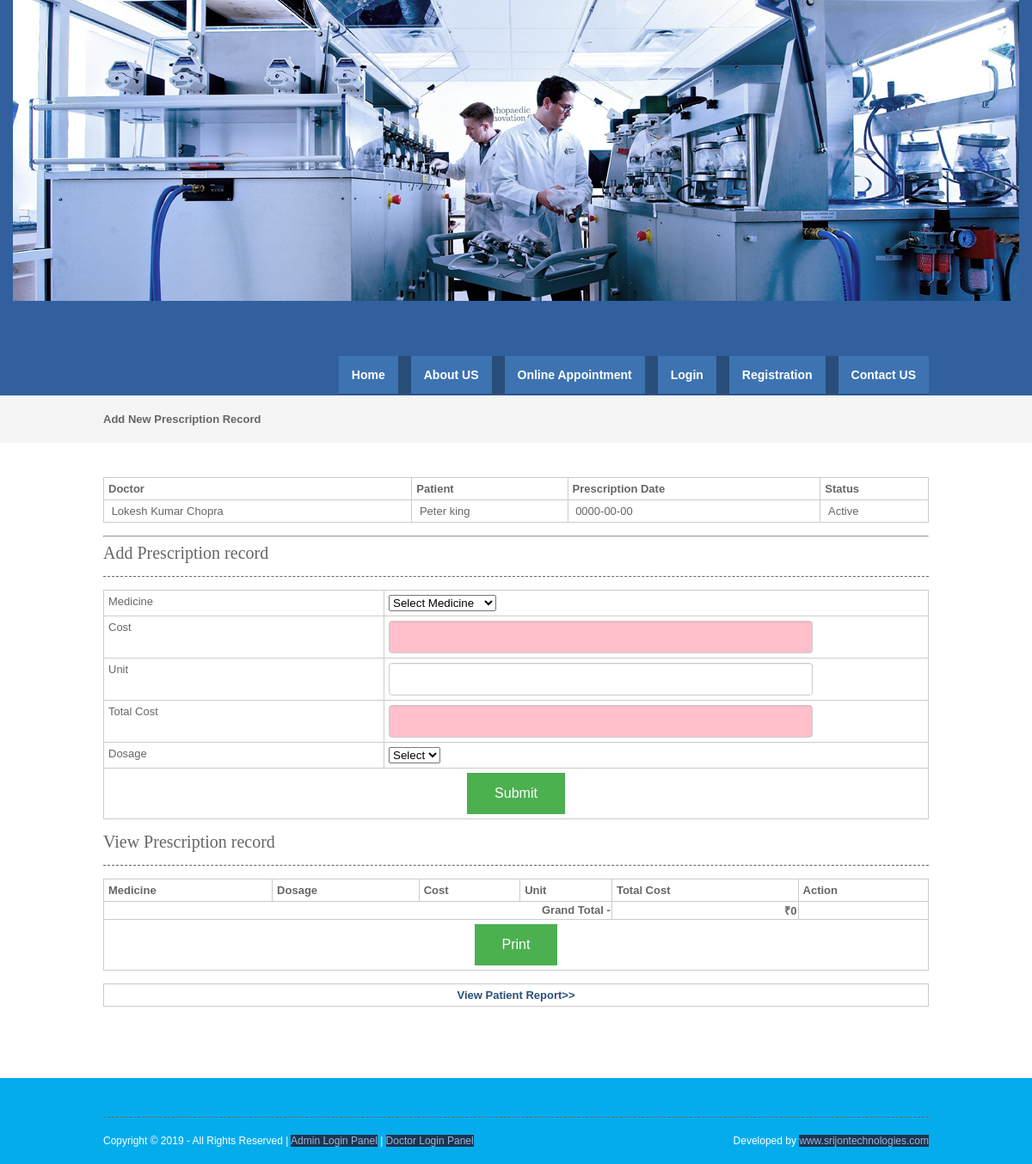
The app's page /prescriptionrecord.php?prescriptionid=98&patientid=57 with its own data.
### tables this page shows
CREATE TABLE `prescription` (
  `prescriptionid` int(10) NOT NULL,
  `treatment_records_id` int(10) NOT NULL,
  `doctorid` int(10) NOT NULL,
  `patientid` int(10) NOT NULL,
  `delivery_type` varchar(10) NOT NULL COMMENT 'Delivered through appointment or online order',
  `delivery_id` int(10) NOT NULL COMMENT 'appointmentid or orderid',
  `prescriptiondate` date NOT NULL,
  `status` varchar(10) NOT NULL,
  `appointmentid` int(10) NOT NULL
);

CREATE TABLE `doctor` (
  `doctorid` int(10) NOT NULL,
  `doctorname` varchar(50) NOT NULL,
  `mobileno` varchar(15) NOT NULL,
  `departmentid` int(10) NOT NULL,
  `loginid` varchar(25) NOT NULL,
  `password` varchar(25) NOT NULL,
  `status` varchar(10) NOT NULL,
  `education` varchar(25) NOT NULL,
  `experience` float(11,1) NOT NULL,
  `consultancy_charge` float(10,2) NOT NULL
);

CREATE TABLE `patient` (
  `patientid` int(10) NOT NULL,
  `patientname` varchar(50) NOT NULL,
  `admissiondate` date NOT NULL,
  `admissiontime` time NOT NULL,
  `address` varchar(250) NOT NULL,
  `mobileno` varchar(15) NOT NULL,
  `city` varchar(25) NOT NULL,
  `pincode` varchar(20) NOT NULL,
  `loginid` varchar(50) NOT NULL,
  `password` varchar(25) NOT NULL,
  `bloodgroup` varchar(20) NOT NULL,
  `gender` varchar(10) NOT NULL,
  `dob` date NOT NULL,
  `status` varchar(10) NOT NULL
);

### prescriptionrecord.php (the view, shortened to what this page needs)
<?php
include("header.php");
include("dbconnection.php");
?>
<div class="wrapper col2">
  <div id="breadcrumb">
    <ul>
      <li class="first">Add New Prescription Record</li></ul>
  </div>
</div>
<div class="wrapper col4">
  <div id="container">
 <table width="200" border="3">
      <tbody>
        <tr>
          <td><strong>Doctor</strong></td>
          <td><strong>Patient</strong></td>
          <td><strong>Prescription Date</strong></td>
          <td><strong>Status</strong></td>
        </tr>
          <?php
		$sql ="SELECT * FROM prescription WHERE prescriptionid='$_GET[prescriptionid]'";
		$qsql = mysqli_query($con,$sql);
		while($rs = mysqli_fetch_array($qsql))
		{
			$sqlpatient = "SELECT * FROM patient WHERE patientid='$rs[patientid]'";
			$qsqlpatient = mysqli_query($con,$sqlpatient);
			$rspatient = mysqli_fetch_array($qsqlpatient);
		$sqldoctor = "SELECT * FROM doctor WHERE doctorid='$rs[doctorid]'";
			$qsqldoctor = mysqli_query($con,$sqldoctor);
			$rsdoctor = mysqli_fetch_array($qsqldoctor);
        echo "<tr>
          <td>&nbsp;$rsdoctor[doctorname]</td>
          <td>&nbsp;$rspatient[patientname]</td>
		   <td>&nbsp;$rs[prescriptiondate]</td>
		<td>&nbsp;$rs[status]</td>
        </tr>";
		}
		?>
      </tbody>
    </table>
	<hr>
  <h1>Add Prescription record</h1>
           <?php
			if(!isset($_SESSION[patientid]))
			{
		  ?>
<form method="post" action="" name="frmpresrecord" onSubmit="return validateform()">
    <table width="200" border="3">
      <tbody>
        <tr>
          <td width="34%">Medicine</td>
          <td width="66%">
		  <select name="medicineid" id="medicineid" onchange="loadmedicine(this.value)">
		  <option value="">Select Medicine</option>
		  </select>
		  </td>
        </tr>
        <tr>
          <td>Cost</td>
          <td><input type="text" name="cost" id="cost" value="<?php echo $rsedit[cost]; ?>" readonly style="background-color:pink;" /></td>
        </tr>
        <tr>
          <td>Unit</td>
          <td><input type="number" min="1" name="unit" id="unit" value="<?php echo $rsedit[unit]; ?>" onkeyup="calctotalcost(cost.value,this.value)" onchange="" /></td>
        </tr>
        <tr>
          <td>Total Cost</td>
          <td><input type="text" name="totcost" id="totcost" value="<?php echo $rsedit[cost]; ?>" readonly style="background-color:pink;" /></td>
        </tr>
        <tr>
          <td>Dosage</td>
          <td><select name="select2" id="select2">
           <option value="">Select</option>
          </select></td>
        </tr>
        <tr>
          <td colspan="2" align="center"><input type="submit" name="submit" id="submit" value="Submit" /> </td>
        </tr>
      </tbody>
    </table>
    </form>
    <?php
			}
		?>
  <h1>View Prescription record</h1>
    <table width="200" border="3">
      <tbody>
        <tr>
          <td><strong>Medicine</strong></td>
          <td><strong>Dosage</strong></td>
          <td><strong>Cost</strong></td>
          <td><strong>Unit</strong></td>
          <td><strong>Total Cost</strong></td>
                    <?php
			if(!isset($_SESSION[patientid]))
			{
		  ?>
          <td><strong>Action</strong></td>
          <?php
			}
			?>
        </tr>
         <?php
		 $gtotal=0;
		?>
        <tr>
          <th colspan="4" align="right">Grand Total - </th>
		  <th align="right">₹<?php echo $gtotal; ?></th>
		  <td></td>
          </tr>
        <tr>
          <td colspan="6"><div align="center">
            <input type="submit" name="print" id="print" value="Print" onclick="myFunction()"/>
          </div></td>
          </tr>
      </tbody>
    </table>
	<table>
	<tr><td>
	 <center><a href='patientreport.php?patientid=<?php echo $_GET[patientid]; ?>&appointmentid=<?php echo $_GET[appid]; ?>'><strong>View Patient Report>></strong></a></center>
	</td></tr>
	</table>
    <p>&nbsp;</p>
  </div>
</div>
<?php
include("footer.php");
?>

### layout/styles/layout.css (style rules this page uses)
html { overflow-y:scroll; }
body { margin:0; padding:0; font-size:13px; font-family:verdana, Arial, Helvetica, sans-serif; color:#FFFFFF; background-color:#4F473A; }
a { outline:none; text-decoration:none; }
div.wrapper { display:block; width:100%; margin:0; text-align:left; }
.col2 { color:#666666; background-color:#F5F5F5; }
.col3, .col4 { color:#666666; background-color:#FFFFFF; }
#head, #gallery, #breadcrumb, #container, #footer { display:block; position:relative; width:960px; margin:0 auto; }
#breadcrumb { padding:20px 0; }
#breadcrumb ul { margin:0; padding:0; list-style:none; }
#breadcrumb ul li { display:inline; }
#breadcrumb ul li.first { font-weight:bold; }
#container { padding:40px 0; }
#container h1, #container h2, #container h3, #container h4, #container h5, #container h6 { margin:0 0 15px 0; padding:0 0 15px 0; line-height:normal; font-weight:normal; font-size:20px; font-family:Georgia, "Times New Roman", Times, serif; border-bottom:1px dashed #666666; }
#container a { color:#294E79; background-color:#FFFFFF; }

### layout/styles/forms.css (style rules this page uses)
form, fieldset, legend { margin:0; padding:0; border:none; }

### layout/styles/tables.css (style rules this page uses)
table { width:100%; border-collapse:collapse; table-layout:auto; vertical-align:top; margin-bottom:15px; border:1px solid #CCCCCC; }
table tbody td { vertical-align:top; border-collapse:collapse; border-left:1px solid #CCCCCC; border-right:1px solid #CCCCCC; }
table thead th, table tbody td { padding:5px; border-collapse:collapse; }

### header.php (style rules this page uses)
input[type=submit] { background-color: #4CAF50; border: none; cursor:pointer; color: white; padding: 15px 32px; text-align: center; text-decoration: none; display: inline-block; font-size: 16px; }
input[type=text] { display: block; width: 75%; height: 24px; padding: 6px 12px; font-size: 14px; line-height: 1.42857143; color: #555; background-color: #fff; background-image: none; border: 1px solid #ccc; border-radius: 4px; -webkit-box-shadow: inset 0 1px 1px rgba(0,0,0,.075); box-shadow: inset 0 1px 1px rgba(0,0,0,.075); -webkit-transition: border-color ease-in-out .15s,-webkit-box-shadow ease-in-out .15s; -o-transition: border-color ease-in-out .15s,box-shadow ease-in-out .15s; transition: border-color ease-in-out .15s,box-shadow ease-in-out .15s; }
input[type=number] { display: block; width: 75%; height: 24px; padding: 6px 12px; font-size: 14px; line-height: 1.42857143; color: #555; background-color: #fff; background-image: none; border: 1px solid #ccc; border-radius: 4px; -webkit-box-shadow: inset 0 1px 1px rgba(0,0,0,.075); box-shadow: inset 0 1px 1px rgba(0,0,0,.075); -webkit-transition: border-color ease-in-out .15s,-webkit-box-shadow ease-in-out .15s; -o-transition: border-color ease-in-out .15s,box-shadow ease-in-out .15s; transition: border-color ease-in-out .15s,box-shadow ease-in-out .15s; }

### records on screen
prescription: doctorid.doctorname "Lokesh Kumar Chopra", patientid.patientname "Peter king", prescriptiondate "0000-00-00", status "Active"

### other values on screen
$gtotal "0"
